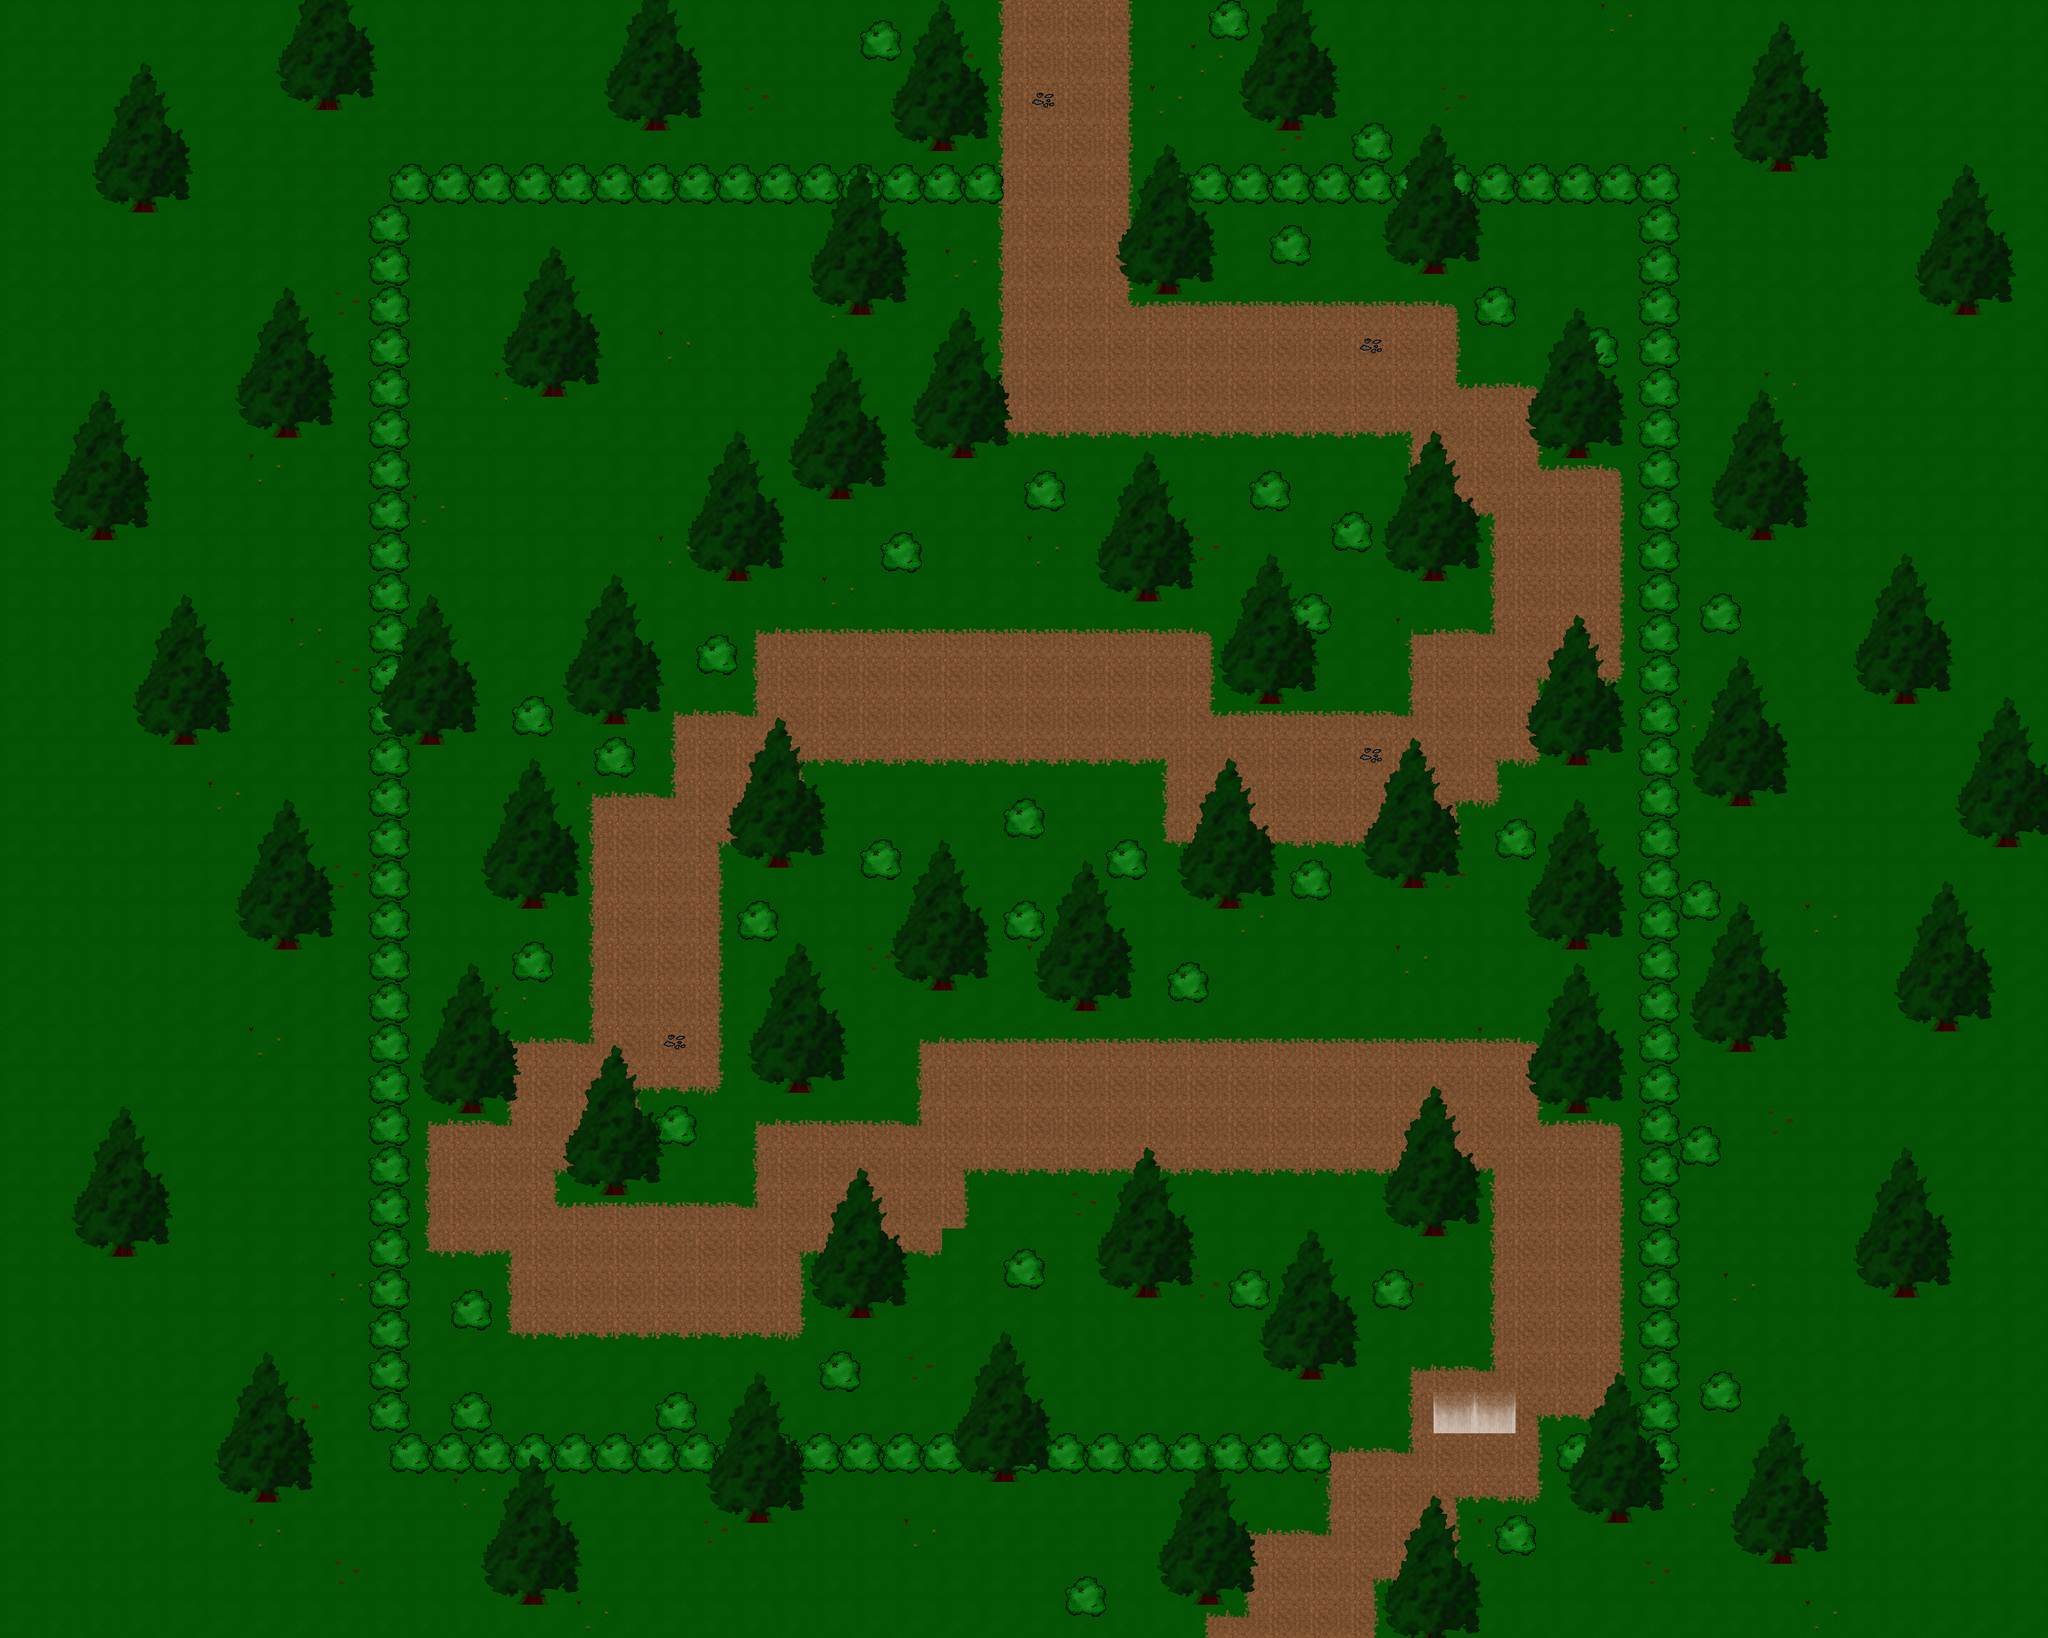

Rendered tile map (Tiled .tmx) drawn with the repository's tilesets; below, a short description and the map source with its tile grids summarised:
An orthogonal 100x80 tile map with 32x32 px tiles, 4 tile layers (Tile Layer 1, Trasnsitions, INVIS, Trees), 21 tilesets.

<map version="1.0" orientation="orthogonal" width="100" height="80" tilewidth="32" tileheight="32">
 <tileset firstgid="1" name="Dirt" tilewidth="32" tileheight="32">
  <image source="Video Game Tiles - Pixel by Pixel/Dirt.png" width="64" height="64" />
 </tileset>
 <tileset firstgid="5" name="Grass" tilewidth="32" tileheight="32">
  <image source="Video Game Tiles - Pixel by Pixel/Grass.png" width="64" height="64" />
 </tileset>
 <tileset firstgid="9" name="Grass-Mushroom" tilewidth="32" tileheight="32">
  <image source="Video Game Tiles - Pixel by Pixel/Grass-Mushroom.png" width="64" height="64" />
 </tileset>
 <tileset firstgid="13" name="Grass-Flowers" tilewidth="32" tileheight="32">
  <image source="Video Game Tiles - Pixel by Pixel/Grass-Flowers.png" width="64" height="64" />
 </tileset>
 <tileset firstgid="17" name="Dirt-Water BL" tilewidth="32" tileheight="32">
  <image source="Video Game Tiles - Pixel by Pixel/Dirt-Water BL.png" width="64" height="64" />
 </tileset>
 <tileset firstgid="21" name="Dirt-Water B" tilewidth="32" tileheight="32">
  <image source="Video Game Tiles - Pixel by Pixel/Dirt-Water B.png" width="64" height="64" />
 </tileset>
 <tileset firstgid="25" name="Dirt Transition BL" tilewidth="32" tileheight="32">
  <image source="Video Game Tiles - Pixel by Pixel/Dirt Transition BL.png" width="64" height="64" />
 </tileset>
 <tileset firstgid="29" name="Dirt-Water R" tilewidth="32" tileheight="32">
  <image source="Video Game Tiles - Pixel by Pixel/Dirt-Water R.png" width="64" height="64" />
 </tileset>
 <tileset firstgid="33" name="Dirt-Water TR" tilewidth="32" tileheight="32">
  <image source="Video Game Tiles - Pixel by Pixel/Dirt-Water TR.png" width="64" height="64" />
 </tileset>
 <tileset firstgid="37" name="Pebbles" tilewidth="32" tileheight="32">
  <image source="Video Game Tiles - Pixel by Pixel/Pebbles.png" width="64" height="64" />
 </tileset>
 <tileset firstgid="41" name="Dirt-Water L" tilewidth="32" tileheight="32">
  <image source="Video Game Tiles - Pixel by Pixel/Dirt-Water L.png" width="64" height="64" />
 </tileset>
 <tileset firstgid="45" name="Dirt-Water TL" tilewidth="32" tileheight="32">
  <image source="Video Game Tiles - Pixel by Pixel/Dirt-Water TL.png" width="64" height="64" />
 </tileset>
 <tileset firstgid="49" name="Dirt Transition TR" tilewidth="32" tileheight="32">
  <image source="Video Game Tiles - Pixel by Pixel/Dirt Transition TR.png" width="64" height="64" />
 </tileset>
 <tileset firstgid="53" name="Bush" tilewidth="32" tileheight="32">
  <image source="Video Game Tiles - Pixel by Pixel/Bush.png" width="64" height="64" />
  <tile id="0">
   <properties>
    <property name="blocked" value="true" />
   </properties>
  </tile>
  <tile id="1">
   <properties>
    <property name="blocked" value="true" />
   </properties>
  </tile>
  <tile id="2">
   <properties>
    <property name="blocked" value="true" />
   </properties>
  </tile>
  <tile id="3">
   <properties>
    <property name="blocked" value="true" />
   </properties>
  </tile>
 </tileset>
 <tileset firstgid="57" name="Dirt Transition TL" tilewidth="32" tileheight="32">
  <image source="Video Game Tiles - Pixel by Pixel/Dirt Transition TL.png" width="64" height="64" />
 </tileset>
 <tileset firstgid="61" name="Dirt-Water BR" tilewidth="32" tileheight="32">
  <image source="Video Game Tiles - Pixel by Pixel/Dirt-Water BR.png" width="64" height="64" />
 </tileset>
 <tileset firstgid="65" name="Dirt-Water T" tilewidth="32" tileheight="32">
  <image source="Video Game Tiles - Pixel by Pixel/Dirt-Water T.png" width="64" height="64" />
 </tileset>
 <tileset firstgid="69" name="Dirt Transition BR" tilewidth="32" tileheight="32">
  <image source="Video Game Tiles - Pixel by Pixel/Dirt Transition BR.png" width="64" height="64" />
 </tileset>
 <tileset firstgid="73" name="Invisible Barrier" tilewidth="32" tileheight="32">
  <image source="Video Game Tiles - Pixel by Pixel/Invisible Barrier.png" width="64" height="64" />
  <tile id="0">
   <properties>
    <property name="blocked" value="true" />
   </properties>
  </tile>
  <tile id="1">
   <properties>
    <property name="blocked" value="true" />
   </properties>
  </tile>
  <tile id="2">
   <properties>
    <property name="blocked" value="true" />
   </properties>
  </tile>
  <tile id="3">
   <properties>
    <property name="blocked" value="true" />
   </properties>
  </tile>
 </tileset>
 <tileset firstgid="77" name="Evergreen" tilewidth="32" tileheight="32">
  <image source="Video Game Tiles - Pixel by Pixel/Evergreen.png" width="256" height="256" />
  <tile id="42">
   <properties>
    <property name="blocked" value="true" />
   </properties>
  </tile>
  <tile id="43">
   <properties>
    <property name="blocked" value="true" />
   </properties>
  </tile>
  <tile id="44">
   <properties>
    <property name="blocked" value="true" />
   </properties>
  </tile>
  <tile id="45">
   <properties>
    <property name="blocked" value="true" />
   </properties>
  </tile>
  <tile id="50">
   <properties>
    <property name="blocked" value="true" />
   </properties>
  </tile>
  <tile id="51">
   <properties>
    <property name="blocked" value="true" />
   </properties>
  </tile>
  <tile id="52">
   <properties>
    <property name="blocked" value="true" />
   </properties>
  </tile>
  <tile id="53">
   <properties>
    <property name="blocked" value="true" />
   </properties>
  </tile>
  <tile id="59">
   <properties>
    <property name="blocked" value="true" />
   </properties>
  </tile>
  <tile id="60">
   <properties>
    <property name="blocked" value="true" />
   </properties>
  </tile>
 </tileset>
 <tileset firstgid="141" name="Exit" tilewidth="32" tileheight="32">
  <image source="Video Game Tiles - Pixel by Pixel/Exit.png" width="64" height="64" />
 </tileset>
 <layer name="Tile Layer 1" width="100" height="80">
  <data>[8000 cells, 8000 non-empty, 16 distinct tile ids]</data>
 </layer>
 <layer name="Trasnsitions" width="100" height="80">
  <data>[8000 cells, 1143 non-empty, 60 distinct tile ids]</data>
 </layer>
 <layer name="INVIS" width="100" height="80">
  <data>[8000 cells, 474 non-empty, 5 distinct tile ids]</data>
 </layer>
 <layer name="Trees" width="100" height="80">
  <data>[8000 cells, 2666 non-empty, 52 distinct tile ids]</data>
 </layer>
</map>
